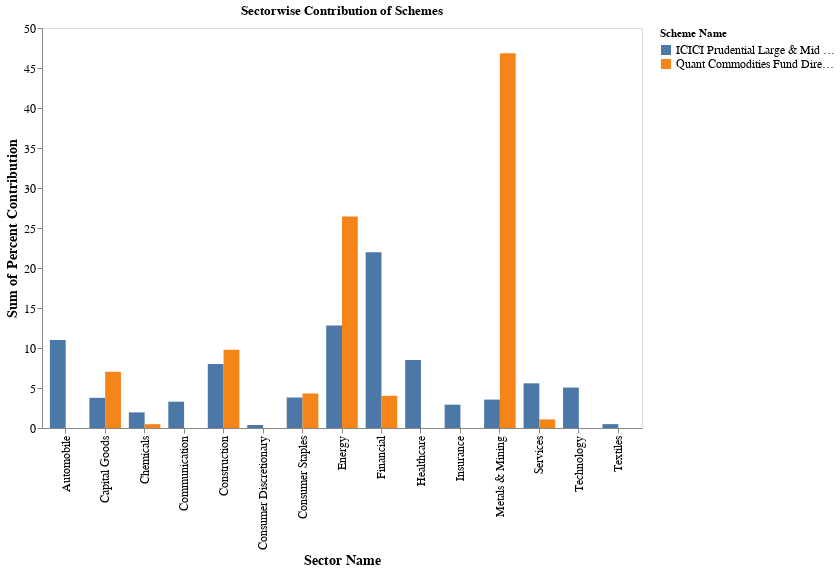

Notebook code for this chart:
### Code cell
import pandas as pd
import numpy as np
import altair as alt

alt.themes.enable('dark')

consol_df = pd.read_csv('./consol_holdings.csv')
consol_df.columns = ['Scheme Name','Scheme Category', 'Company', 'Sector Name', 'Percent Contribution', 'NAV', 'Units']

scheme1 = consol_df['Scheme Name'].unique()[3]
scheme2 = consol_df['Scheme Name'].unique()[4]

portfolio1 = consol_df.loc[consol_df['Scheme Name'] == scheme1,['Scheme Name','Sector Name','Company','Percent Contribution']]
# portfolio1.set_index('company_name',inplace=True)

portfolio2 = consol_df.loc[consol_df['Scheme Name'] == scheme2,['Scheme Name','Sector Name','Company','Percent Contribution']]

df = pd.concat([portfolio1, portfolio2], axis=0)


# Group by scheme_name and sector, aggregate contribution and unique company names
df_grouped = df.groupby(['Scheme Name', 'Sector Name']).agg({
    'Percent Contribution': 'sum',
    'Company': lambda x: ', '.join(set(x))
}).reset_index()

color_scheme = 'category10'  # You can change the color scheme as needed

# Create the Altair chart
chart = alt.Chart(df_grouped).mark_bar().encode(
    x='Sector Name:N',
    y='sum(Percent Contribution):Q',
    color='Scheme Name:N',
    tooltip=['Sector Name:N', 'Company:N'],
    xOffset=alt.XOffset("Scheme Name:N")
).properties(
    title='Sectorwise Contribution of Schemes',
    width=600,
    height=400
).configure_axis(
    labelFontSize=12,
    titleFontSize=14,
    grid=False
).configure_legend(
    labelFontSize=12
)


# Display the chart
chart.show()

### Figure 1 — Vega-Lite specification as saved in the notebook (floating-point values rounded to 4 significant figures)
{"usermeta": {"embedOptions": {"theme": "dark"}}, "config": {"view": {"continuousWidth": 300, "continuousHeight": 300}, "axis": {"grid": false, "labelFontSize": 12, "titleFontSize": 14}, "legend": {"labelFontSize": 12}}, "data": {"name": "data-2bf4dd33c5cb4d04dd745cfb21411ac9"}, "mark": {"type": "bar"}, "encoding": {"color": {"field": "Scheme Name", "type": "nominal"}, "tooltip": [{"field": "Sector Name", "type": "nominal"}, {"field": "Company", "type": "nominal"}], "x": {"field": "Sector Name", "type": "nominal"}, "xOffset": {"field": "Scheme Name", "type": "nominal"}, "y": {"aggregate": "sum", "field": "Percent Contribution", "type": "quantitative"}}, "height": 400, "title": "Sectorwise Contribution of Schemes", "width": 600, "$schema": "https://vega.github.io/schema/vega-lite/v5.17.0.json", "datasets": {"data-2bf4dd33c5cb4d04dd745cfb21411ac9": [{"Scheme Name": "ICICI Prudential Large & Mid Cap Fund Direct Plan Growth", "Sector Name": "Automobile", "Percent Contribution": 10.99, "Company": "V.S.T. Tillers Tractors Ltd., Eicher Motors Ltd., Maruti Suzuki India Ltd., Bharat Forge Ltd., TVS Motor Company Ltd., Hero Motocorp Ltd., Motherson Sumi Wiring India Ltd., Divgi TorqTransfer Systems Ltd., Balkrishna Industries Ltd., Suprajit Engineering Ltd."}, {"Scheme Name": "ICICI Prudential Large & Mid Cap Fund Direct Plan Growth", "Sector Name": "Capital Goods", "Percent Contribution": 3.772, "Company": "Kalpataru Projects International Ltd., Siemens Ltd., Cummins India Ltd., Sundram Fasteners Ltd., Timken India Ltd., Schaeffler India Ltd."}, {"Scheme Name": "ICICI Prudential Large & Mid Cap Fund Direct Plan Growth", "Sector Name": "Chemicals", "Percent Contribution": 1.95, "Company": "PI Industries Ltd., Sumitomo Chemical India Ltd., Rallis India Ltd., Asian Paints Ltd., Chemplast Sanmar Ltd., UPL Ltd., Atul Ltd."}, {"Scheme Name": "ICICI Prudential Large & Mid Cap Fund Direct Plan Growth", "Sector Name": "Communication", "Percent Contribution": 3.288, "Company": "Zee Entertainment Enterprises Ltd., Tata Communications Ltd., Bharti Airtel Ltd."}, {"Scheme Name": "ICICI Prudential Large & Mid Cap Fund Direct Plan Growth", "Sector Name": "Construction", "Percent Contribution": 8.011, "Company": "Nuvoco Vistas Corporation Ltd., NCC Ltd., Larsen & Toubro Ltd., Grasim Industries Ltd., Grasim Industries - (Partly Paid Equity), ACC Ltd., The Ramco Cements Ltd., Oberoi Realty Ltd."}, {"Scheme Name": "ICICI Prudential Large & Mid Cap Fund Direct Plan Growth", "Sector Name": "Consumer Discretionary", "Percent Contribution": 0.3717, "Company": "Voltas Ltd., Orient Electric Ltd."}, {"Scheme Name": "ICICI Prudential Large & Mid Cap Fund Direct Plan Growth", "Sector Name": "Consumer Staples", "Percent Contribution": 3.814, "Company": "Hindustan Unilever Ltd., Procter & Gamble Hygiene and Health Care Ltd., United Breweries Ltd., Godrej Agrovet Ltd., ITC Ltd."}, {"Scheme Name": "ICICI Prudential Large & Mid Cap Fund Direct Plan Growth", "Sector Name": "Energy", "Percent Contribution": 12.83, "Company": "NTPC Ltd., Bharat Petroleum Corporation Ltd., Oil India Ltd., Gujarat Gas Ltd., Reliance Industries Ltd., Hindustan Petroleum Corporation Ltd., Oil & Natural Gas Corporation Ltd., NHPC Ltd."}, {"Scheme Name": "ICICI Prudential Large & Mid Cap Fund Direct Plan Growth", "Sector Name": "Financial", "Percent Contribution": 21.97, "Company": "HDFC Bank Ltd., Reserve Bank of India, State Bank of India, Bajaj Finserv Ltd., SBI Cards And Payment Services Ltd., ICICI Bank Ltd., Aditya Birla Sun Life AMC Ltd., Mahindra & Mahindra Financial Services Ltd., Axis Bank Ltd., The Federal Bank Ltd., Muthoot Finance Ltd."}, {"Scheme Name": "ICICI Prudential Large & Mid Cap Fund Direct Plan Growth", "Sector Name": "Healthcare", "Percent Contribution": 8.508, "Company": "Aurobindo Pharma Ltd., Lupin Ltd., Alkem Laboratories Ltd., Syngene International Ltd., Ipca Laboratories Ltd., Sun Pharmaceutical Industries Ltd., Gland Pharma Ltd."}, {"Scheme Name": "ICICI Prudential Large & Mid Cap Fund Direct Plan Growth", "Sector Name": "Insurance", "Percent Contribution": 2.916, "Company": "Star Health and Allied Insurance Company Ltd., ICICI Lombard General Insurance Comapny Ltd., ICICI Prudential Life Insurance Company Ltd."}, {"Scheme Name": "ICICI Prudential Large & Mid Cap Fund Direct Plan Growth", "Sector Name": "Metals & Mining", "Percent Contribution": 3.552, "Company": "Hindalco Industries Ltd., Carborundum Universal Ltd., Tata Steel Ltd., AIA Engineering Ltd., CIE Automotive India Ltd."}, {"Scheme Name": "ICICI Prudential Large & Mid Cap Fund Direct Plan Growth", "Sector Name": "Services", "Percent Contribution": 5.584, "Company": "Indiamart Intermesh Ltd., FSN E-Commerce Ventures Ltd., Avenue Supermarts Ltd., Container Corporation Of India Ltd., Interglobe Aviation Ltd."}, {"Scheme Name": "ICICI Prudential Large & Mid Cap Fund Direct Plan Growth", "Sector Name": "Technology", "Percent Contribution": 5.057, "Company": "Infosys Ltd., HCL Technologies Ltd., Tech Mahindra Ltd., RateGain Travel Technologies Ltd., Mphasis Ltd., Affle (India) Ltd."}, {"Scheme Name": "ICICI Prudential Large & Mid Cap Fund Direct Plan Growth", "Sector Name": "Textiles", "Percent Contribution": 0.4865, "Company": "Page Industries Ltd."}, {"Scheme Name": "Quant Commodities Fund Direct   Growth", "Sector Name": "Capital Goods", "Percent Contribution": 7.029, "Company": "Bharat Electronics Ltd., Graphite India Ltd."}, {"Scheme Name": "Quant Commodities Fund Direct   Growth", "Sector Name": "Chemicals", "Percent Contribution": 0.4788, "Company": "Tata Chemicals Ltd."}, {"Scheme Name": "Quant Commodities Fund Direct   Growth", "Sector Name": "Construction", "Percent Contribution": 9.785, "Company": "HEG Ltd., Swan Energy Ltd."}, {"Scheme Name": "Quant Commodities Fund Direct   Growth", "Sector Name": "Consumer Staples", "Percent Contribution": 4.315, "Company": "Balrampur Chini Mills Ltd."}, {"Scheme Name": "Quant Commodities Fund Direct   Growth", "Sector Name": "Energy", "Percent Contribution": 26.44, "Company": "Tata Power Company Ltd., Adani Power Ltd., Reliance Industries Ltd., Gujarat Gas Ltd., Coal India Ltd."}, {"Scheme Name": "Quant Commodities Fund Direct   Growth", "Sector Name": "Financial", "Percent Contribution": 4.023, "Company": "Reserve Bank of India"}, {"Scheme Name": "Quant Commodities Fund Direct   Growth", "Sector Name": "Metals & Mining", "Percent Contribution": 46.84, "Company": "Hindalco Industries Ltd., National Aluminium Company Ltd., Ashapura Minechem Ltd., Jindal Stainless Ltd., Tata Steel Ltd., Kalyani Steels Ltd., Steel Authority Of India Ltd., Sandur Manganese & Iron Ores Ltd., Usha Martin Ltd."}, {"Scheme Name": "Quant Commodities Fund Direct   Growth", "Sector Name": "Services", "Percent Contribution": 1.07, "Company": "MMTC Ltd."}]}}
